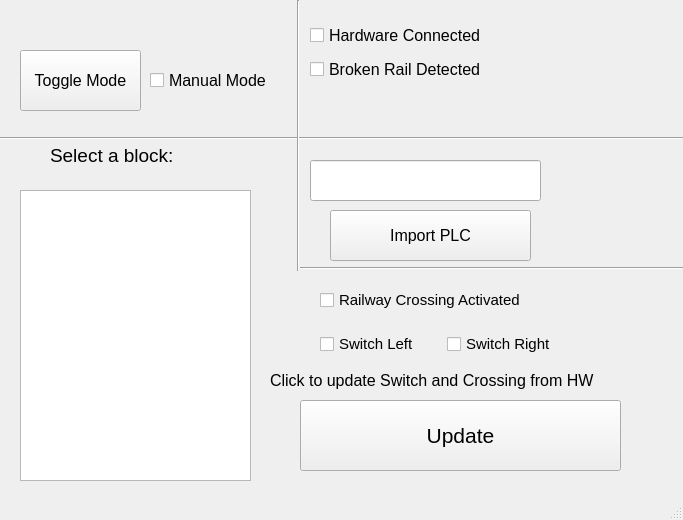
<?xml version="1.0" encoding="UTF-8"?>
<ui version="4.0">
 <class>HWTCInterface</class>
 <widget class="QMainWindow" name="HWTCInterface">
  <property name="geometry">
   <rect>
    <x>0</x>
    <y>0</y>
    <width>683</width>
    <height>520</height>
   </rect>
  </property>
  <property name="windowTitle">
   <string>HWTCInterface</string>
  </property>
  <widget class="QWidget" name="centralwidget">
   <widget class="QPushButton" name="pushButton">
    <property name="geometry">
     <rect>
      <x>20</x>
      <y>50</y>
      <width>121</width>
      <height>61</height>
     </rect>
    </property>
    <property name="font">
     <font>
      <pointsize>12</pointsize>
     </font>
    </property>
    <property name="text">
     <string>Toggle Mode</string>
    </property>
   </widget>
   <widget class="QCheckBox" name="ModeBox">
    <property name="geometry">
     <rect>
      <x>150</x>
      <y>70</y>
      <width>151</width>
      <height>20</height>
     </rect>
    </property>
    <property name="font">
     <font>
      <pointsize>12</pointsize>
     </font>
    </property>
    <property name="text">
     <string>Manual Mode</string>
    </property>
   </widget>
   <widget class="QPushButton" name="pushButton_2">
    <property name="geometry">
     <rect>
      <x>300</x>
      <y>400</y>
      <width>321</width>
      <height>71</height>
     </rect>
    </property>
    <property name="font">
     <font>
      <pointsize>16</pointsize>
     </font>
    </property>
    <property name="text">
     <string>Update</string>
    </property>
   </widget>
   <widget class="QLabel" name="label">
    <property name="geometry">
     <rect>
      <x>50</x>
      <y>140</y>
      <width>171</width>
      <height>31</height>
     </rect>
    </property>
    <property name="font">
     <font>
      <pointsize>14</pointsize>
     </font>
    </property>
    <property name="text">
     <string>Select a block:</string>
    </property>
   </widget>
   <widget class="QLabel" name="label_2">
    <property name="geometry">
     <rect>
      <x>270</x>
      <y>360</y>
      <width>431</width>
      <height>41</height>
     </rect>
    </property>
    <property name="font">
     <font>
      <pointsize>12</pointsize>
     </font>
    </property>
    <property name="layoutDirection">
     <enum>Qt::LeftToRight</enum>
    </property>
    <property name="autoFillBackground">
     <bool>false</bool>
    </property>
    <property name="lineWidth">
     <number>1</number>
    </property>
    <property name="midLineWidth">
     <number>0</number>
    </property>
    <property name="text">
     <string>Click to update Switch and Crossing from HW</string>
    </property>
   </widget>
   <widget class="Line" name="line">
    <property name="geometry">
     <rect>
      <x>0</x>
      <y>130</y>
      <width>721</width>
      <height>16</height>
     </rect>
    </property>
    <property name="orientation">
     <enum>Qt::Horizontal</enum>
    </property>
   </widget>
   <widget class="Line" name="line_2">
    <property name="geometry">
     <rect>
      <x>290</x>
      <y>0</y>
      <width>16</width>
      <height>271</height>
     </rect>
    </property>
    <property name="orientation">
     <enum>Qt::Vertical</enum>
    </property>
   </widget>
   <widget class="Line" name="line_3">
    <property name="geometry">
     <rect>
      <x>300</x>
      <y>260</y>
      <width>421</width>
      <height>16</height>
     </rect>
    </property>
    <property name="orientation">
     <enum>Qt::Horizontal</enum>
    </property>
   </widget>
   <widget class="QLineEdit" name="lineEdit">
    <property name="geometry">
     <rect>
      <x>310</x>
      <y>160</y>
      <width>231</width>
      <height>41</height>
     </rect>
    </property>
    <property name="font">
     <font>
      <pointsize>10</pointsize>
     </font>
    </property>
    <property name="text">
     <string/>
    </property>
   </widget>
   <widget class="QPushButton" name="pushButton_3">
    <property name="geometry">
     <rect>
      <x>330</x>
      <y>210</y>
      <width>201</width>
      <height>51</height>
     </rect>
    </property>
    <property name="font">
     <font>
      <pointsize>12</pointsize>
     </font>
    </property>
    <property name="text">
     <string>Import PLC</string>
    </property>
   </widget>
   <widget class="QListWidget" name="blockList">
    <property name="geometry">
     <rect>
      <x>20</x>
      <y>190</y>
      <width>231</width>
      <height>291</height>
     </rect>
    </property>
    <property name="font">
     <font>
      <pointsize>11</pointsize>
     </font>
    </property>
   </widget>
   <widget class="QCheckBox" name="CrossingBox">
    <property name="geometry">
     <rect>
      <x>320</x>
      <y>290</y>
      <width>281</width>
      <height>20</height>
     </rect>
    </property>
    <property name="font">
     <font>
      <pointsize>11</pointsize>
     </font>
    </property>
    <property name="text">
     <string>Railway Crossing Activated</string>
    </property>
   </widget>
   <widget class="QWidget" name="layoutWidget">
    <property name="geometry">
     <rect>
      <x>310</x>
      <y>20</y>
      <width>217</width>
      <height>65</height>
     </rect>
    </property>
    <layout class="QVBoxLayout" name="verticalLayout">
     <item>
      <widget class="QCheckBox" name="HWConnection">
       <property name="font">
        <font>
         <pointsize>12</pointsize>
        </font>
       </property>
       <property name="mouseTracking">
        <bool>true</bool>
       </property>
       <property name="text">
        <string>Hardware Connected</string>
       </property>
       <property name="checkable">
        <bool>true</bool>
       </property>
      </widget>
     </item>
     <item>
      <widget class="QCheckBox" name="checkBox">
       <property name="font">
        <font>
         <pointsize>12</pointsize>
        </font>
       </property>
       <property name="text">
        <string>Broken Rail Detected</string>
       </property>
      </widget>
     </item>
    </layout>
   </widget>
   <widget class="QWidget" name="layoutWidget">
    <property name="geometry">
     <rect>
      <x>320</x>
      <y>330</y>
      <width>248</width>
      <height>28</height>
     </rect>
    </property>
    <layout class="QHBoxLayout" name="horizontalLayout">
     <item>
      <widget class="QCheckBox" name="LeftBox">
       <property name="font">
        <font>
         <pointsize>11</pointsize>
        </font>
       </property>
       <property name="text">
        <string>Switch Left</string>
       </property>
      </widget>
     </item>
     <item>
      <widget class="QCheckBox" name="RightBox">
       <property name="font">
        <font>
         <pointsize>11</pointsize>
        </font>
       </property>
       <property name="text">
        <string>Switch Right</string>
       </property>
      </widget>
     </item>
    </layout>
   </widget>
  </widget>
  <widget class="QMenuBar" name="menubar">
   <property name="geometry">
    <rect>
     <x>0</x>
     <y>0</y>
     <width>683</width>
     <height>26</height>
    </rect>
   </property>
  </widget>
  <widget class="QStatusBar" name="statusbar"/>
 </widget>
 <resources/>
 <connections/>
</ui>
